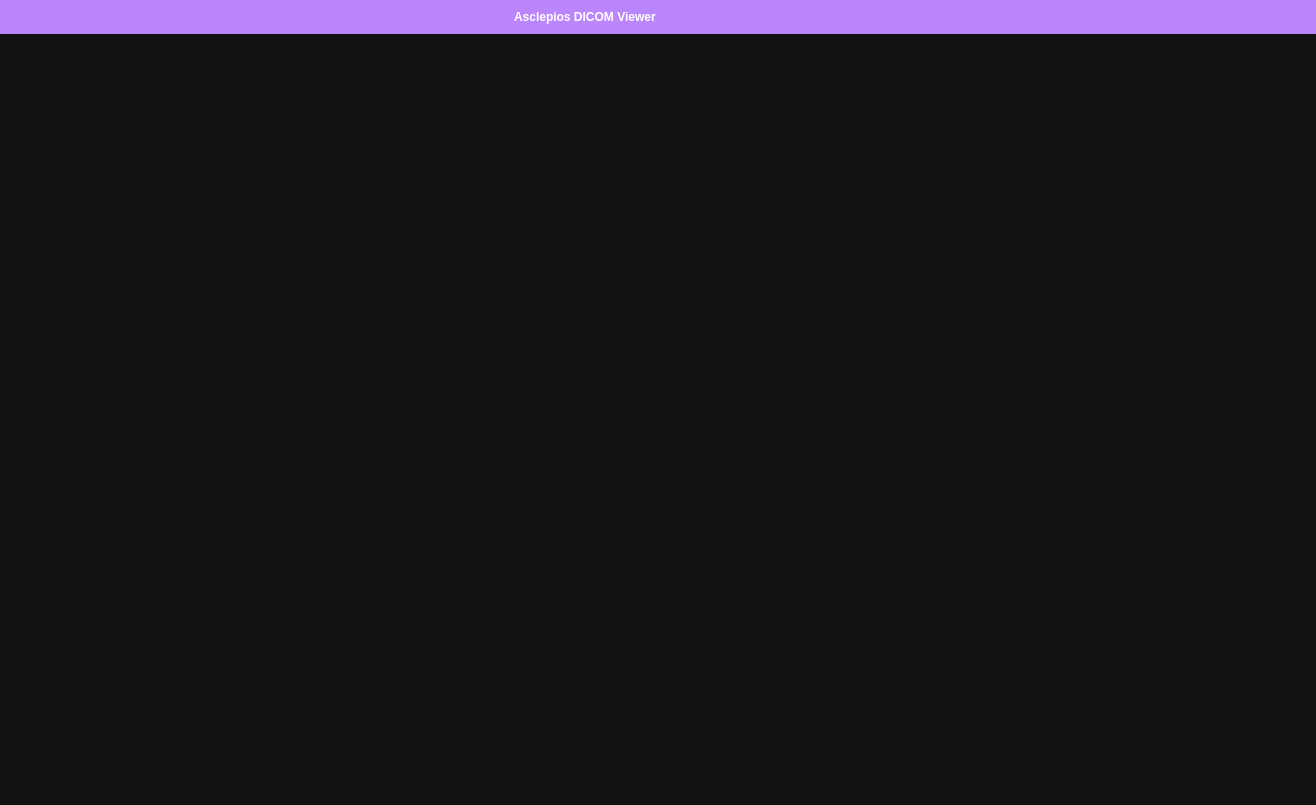
<?xml version="1.0" encoding="UTF-8"?>
<ui version="4.0">
 <class>GUIFrame</class>
 <widget class="QFrame" name="GUIFrame">
  <property name="geometry">
   <rect>
    <x>0</x>
    <y>0</y>
    <width>1316</width>
    <height>805</height>
   </rect>
  </property>
  <property name="windowTitle">
   <string>GUIFrame</string>
  </property>
  <property name="styleSheet">
   <string notr="true">#minimizeButton 
{
  image: url(:/res/minimize-button1.png);
}

#minimizeButton, #maximizeButton
{
  background-color: transparent;
  border-radius: 0px;
}

#minimizeButton:hover, #maximizeButton:hover
{
  border-style: none;
  background-color:  rgba(128, 128, 128, 0.5);
}

#minimizeButton:pressed, #maximizeButton:pressed
{
  	border-style: none;
	background-color: rgba(128, 128, 128, 0.6);
  
}

#closeButton
 {
  image: url(:/res/close-button1.png);
  background-color: transparent;
  border-radius: 0px;
}

#closeButton:hover {
  image: url(:/res/close-button2.png);
  border-style: none;
  background-color: #e81123;
}

#closeButton:pressed {
  image: url(:/res/close-button1.png);
  border-style: none;
  background-color: #8c0a15;
}

#labelTitle 
{
  font-weight: bold;
   color:  white;
}
#GUIFrame
{
	background-color: #121212 ;
}
#widgetTopBar
{
	background-color: #bb86fc;
}
#icon
{
	margin-top: 5px;
	margin-right:5px;
	margin-bottom:5px;
}

QScrollBar:vertical {
background: #2f3136;
width: 5px;
margin: 0;
}

QScrollBar::handle:vertical {
background: #888;
}

QScrollBar::handle:hover:vertical {
  background: #555;
}

QScrollBar::add-line:vertical {
height: 0px;
}

QScrollBar::sub-line:vertical {
height: 0px;
}

QScrollBar::add-page:vertical, QScrollBar::sub-page:vertical {
height: 0px;
background: none;
}
QMenuBar
{
background-color: #bb86fc;
color : white;
}

QMenu
{
background-color:#2a2a2c;
color : white;
}

QMenuBar::item:selected,
QMenu::item:selected {
	background-color:  rgba(128, 128, 128, 0.5);
}</string>
  </property>
  <property name="lineWidth">
   <number>0</number>
  </property>
  <layout class="QVBoxLayout" name="verticalLayout">
   <property name="spacing">
    <number>0</number>
   </property>
   <property name="leftMargin">
    <number>0</number>
   </property>
   <property name="topMargin">
    <number>0</number>
   </property>
   <property name="rightMargin">
    <number>0</number>
   </property>
   <property name="bottomMargin">
    <number>0</number>
   </property>
   <item>
    <widget class="QWidget" name="widgetTopBar" native="true">
     <property name="minimumSize">
      <size>
       <width>0</width>
       <height>34</height>
      </size>
     </property>
     <property name="maximumSize">
      <size>
       <width>16777215</width>
       <height>34</height>
      </size>
     </property>
     <layout class="QHBoxLayout" name="horizontalLayout">
      <property name="spacing">
       <number>6</number>
      </property>
      <property name="leftMargin">
       <number>0</number>
      </property>
      <property name="topMargin">
       <number>0</number>
      </property>
      <property name="rightMargin">
       <number>0</number>
      </property>
      <property name="bottomMargin">
       <number>0</number>
      </property>
      <item>
       <layout class="QHBoxLayout" name="topBarLayout">
        <property name="spacing">
         <number>6</number>
        </property>
        <property name="sizeConstraint">
         <enum>QLayout::SetDefaultConstraint</enum>
        </property>
        <property name="leftMargin">
         <number>9</number>
        </property>
        <property name="rightMargin">
         <number>9</number>
        </property>
        <item>
         <widget class="QLabel" name="icon">
          <property name="text">
           <string/>
          </property>
          <property name="pixmap">
           <pixmap resource="gui.qrc">:/res/icon_small.png</pixmap>
          </property>
          <property name="wordWrap">
           <bool>false</bool>
          </property>
         </widget>
        </item>
        <item>
         <layout class="QHBoxLayout" name="layoutMenu">
          <property name="spacing">
           <number>0</number>
          </property>
          <property name="sizeConstraint">
           <enum>QLayout::SetMinimumSize</enum>
          </property>
          <property name="topMargin">
           <number>8</number>
          </property>
         </layout>
        </item>
        <item>
         <spacer name="horizontalSpacer_2">
          <property name="orientation">
           <enum>Qt::Horizontal</enum>
          </property>
          <property name="sizeHint" stdset="0">
           <size>
            <width>40</width>
            <height>20</height>
           </size>
          </property>
         </spacer>
        </item>
        <item>
         <widget class="QLabel" name="labelTitle">
          <property name="text">
           <string>Asclepios DICOM Viewer</string>
          </property>
         </widget>
        </item>
        <item>
         <spacer name="horizontalSpacer">
          <property name="orientation">
           <enum>Qt::Horizontal</enum>
          </property>
          <property name="sizeHint" stdset="0">
           <size>
            <width>40</width>
            <height>20</height>
           </size>
          </property>
         </spacer>
        </item>
        <item>
         <widget class="QPushButton" name="minimizeButton">
          <property name="sizePolicy">
           <sizepolicy hsizetype="Fixed" vsizetype="Fixed">
            <horstretch>0</horstretch>
            <verstretch>0</verstretch>
           </sizepolicy>
          </property>
          <property name="minimumSize">
           <size>
            <width>49</width>
            <height>30</height>
           </size>
          </property>
          <property name="maximumSize">
           <size>
            <width>49</width>
            <height>30</height>
           </size>
          </property>
          <property name="focusPolicy">
           <enum>Qt::NoFocus</enum>
          </property>
          <property name="contextMenuPolicy">
           <enum>Qt::NoContextMenu</enum>
          </property>
          <property name="toolTip">
           <string>Minimize</string>
          </property>
          <property name="iconSize">
           <size>
            <width>34</width>
            <height>26</height>
           </size>
          </property>
         </widget>
        </item>
        <item>
         <widget class="QPushButton" name="maximizeButton">
          <property name="sizePolicy">
           <sizepolicy hsizetype="Fixed" vsizetype="Fixed">
            <horstretch>0</horstretch>
            <verstretch>0</verstretch>
           </sizepolicy>
          </property>
          <property name="minimumSize">
           <size>
            <width>49</width>
            <height>30</height>
           </size>
          </property>
          <property name="maximumSize">
           <size>
            <width>49</width>
            <height>30</height>
           </size>
          </property>
          <property name="focusPolicy">
           <enum>Qt::NoFocus</enum>
          </property>
          <property name="contextMenuPolicy">
           <enum>Qt::NoContextMenu</enum>
          </property>
          <property name="toolTip">
           <string>Maximize</string>
          </property>
          <property name="layoutDirection">
           <enum>Qt::LeftToRight</enum>
          </property>
          <property name="autoFillBackground">
           <bool>false</bool>
          </property>
          <property name="iconSize">
           <size>
            <width>34</width>
            <height>26</height>
           </size>
          </property>
         </widget>
        </item>
        <item>
         <widget class="QPushButton" name="closeButton">
          <property name="sizePolicy">
           <sizepolicy hsizetype="Fixed" vsizetype="Fixed">
            <horstretch>0</horstretch>
            <verstretch>0</verstretch>
           </sizepolicy>
          </property>
          <property name="minimumSize">
           <size>
            <width>49</width>
            <height>30</height>
           </size>
          </property>
          <property name="maximumSize">
           <size>
            <width>49</width>
            <height>30</height>
           </size>
          </property>
          <property name="focusPolicy">
           <enum>Qt::NoFocus</enum>
          </property>
          <property name="contextMenuPolicy">
           <enum>Qt::NoContextMenu</enum>
          </property>
          <property name="toolTip">
           <string>Close</string>
          </property>
          <property name="iconSize">
           <size>
            <width>34</width>
            <height>26</height>
           </size>
          </property>
         </widget>
        </item>
       </layout>
      </item>
     </layout>
    </widget>
   </item>
   <item>
    <widget class="QWidget" name="widgetContent" native="true">
     <property name="minimumSize">
      <size>
       <width>900</width>
       <height>640</height>
      </size>
     </property>
     <layout class="QVBoxLayout" name="verticalLayout_2">
      <property name="spacing">
       <number>0</number>
      </property>
      <property name="leftMargin">
       <number>0</number>
      </property>
      <property name="topMargin">
       <number>0</number>
      </property>
      <property name="rightMargin">
       <number>0</number>
      </property>
      <property name="bottomMargin">
       <number>0</number>
      </property>
     </layout>
    </widget>
   </item>
  </layout>
 </widget>
 <layoutdefault spacing="6" margin="11"/>
 <resources>
  <include location="gui.qrc"/>
 </resources>
 <connections>
  <connection>
   <sender>minimizeButton</sender>
   <signal>clicked()</signal>
   <receiver>GUIFrame</receiver>
   <slot>onMinimize()</slot>
   <hints>
    <hint type="sourcelabel">
     <x>897</x>
     <y>28</y>
    </hint>
    <hint type="destinationlabel">
     <x>1308</x>
     <y>127</y>
    </hint>
   </hints>
  </connection>
  <connection>
   <sender>maximizeButton</sender>
   <signal>clicked()</signal>
   <receiver>GUIFrame</receiver>
   <slot>onMaximize()</slot>
   <hints>
    <hint type="sourcelabel">
     <x>967</x>
     <y>28</y>
    </hint>
    <hint type="destinationlabel">
     <x>1253</x>
     <y>196</y>
    </hint>
   </hints>
  </connection>
  <connection>
   <sender>closeButton</sender>
   <signal>clicked()</signal>
   <receiver>GUIFrame</receiver>
   <slot>onClose()</slot>
   <hints>
    <hint type="sourcelabel">
     <x>1005</x>
     <y>22</y>
    </hint>
    <hint type="destinationlabel">
     <x>1237</x>
     <y>247</y>
    </hint>
   </hints>
  </connection>
 </connections>
 <slots>
  <slot>onClose()</slot>
  <slot>onMaximize()</slot>
  <slot>onMinimize()</slot>
 </slots>
</ui>
